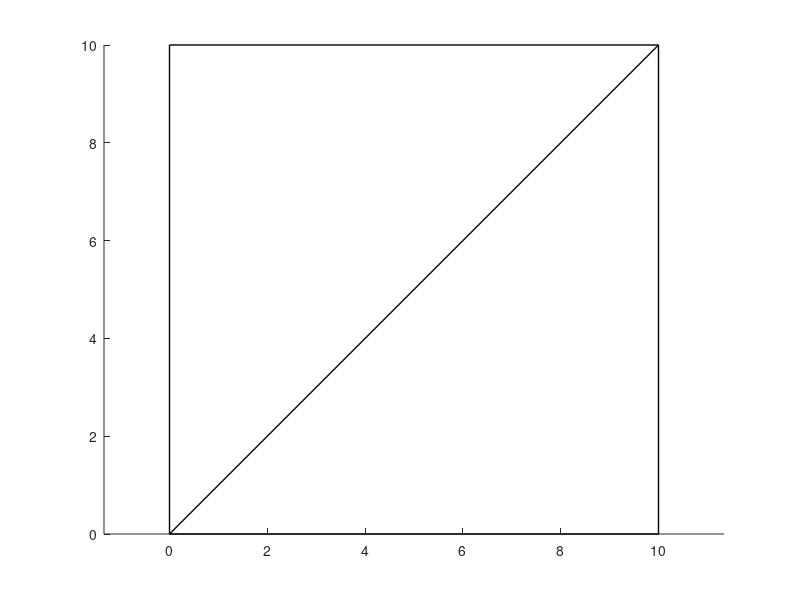

This figure's MATLAB source:
clc
clf
clear

% Introduccion de datos

% Seccion y modulo elastico

A = 1;
E = 1;

% Escalas

grafEstructura = 0;
grafDeformada = 0;
grafSolicitacion  =0;
grafCargaApoyo = 1;
escalaDef = 0.005;

% Nudos

nudos = [1 0 0;
    2 10 0;
    3 10 10;
    4 0 10];

% Elementos

elementos = [1 1 2 A E;
        2 1 3 A E;
        3 1 4 A E;
        4 3 4 A E;
        5 2 3 A E];

% Apoyos

apoyos = [2 1 0;
    3 1 1];

% Cargas

cargas = [4 2 -4;
          2 6 3];

% ===================================
% Inicio del programa
% ===================================

temp = size(elementos);
nroElem = temp(1);

% Longitudes y angulos

for i = 1:nroElem

    nudo1 = elementos(i, 2);
    nudo2 = elementos(i, 3);

    x1 = nudos(nudo1, 2);
    x2 = nudos(nudo2, 2);
    y1 = nudos(nudo1, 3);
    y2 = nudos(nudo2, 3);

    longitud = ((x2 - x1)^2 + (y2 - y1)^2)^0.5;
    longitudes(i) = longitud;

    angulo = acosd((x2 - x1) / longitud);

    if (y2 - y1) < 0
        angulo = -angulo;
    endif

    angulos(i) = angulo;
endfor

% Matriz de rigidez de elementos

for i = 1:nroElem

    alfa = angulos(i);
    cs = cosd(alfa);
    sn = sind(alfa);
    longitud = longitudes(i);

    kLocal(:, :, i) = E * A / longitud * [1 -1; -1 1];
    T = [cs sn 0 0; 0 0 cs sn];
    kGlobal(:, :, i) = T' * kLocal(:, :, i) * T;

endfor

% Grados de libertad

for i = 1:nroElem
    gdl(i, 1) = i;
    nudo1 = elementos(i, 2);
    nudo2 = elementos(i, 3);
    gdl(i, 2) = nudo1 * 2 - 1;
    gdl(i, 3) = nudo1 * 2;
    gdl(i, 4) = nudo2 * 2 - 1;
    gdl(i, 5) = nudo2 * 2;

endfor

% Matriz de rigidez de la estructura

temp = size(nudos);
nroNudos = temp(1);

kEstructura = zeros(nroNudos * 2, nroNudos * 2);

for i = 1:nroElem
    gdlBarra = gdl(i, 2:5);
    kEstructura(gdlBarra, gdlBarra) = kGlobal(:, :, i) + kEstructura(gdlBarra, gdlBarra);
endfor

% Apoyos de estructura

temp = size(apoyos);
nroApoyos = temp(1);

contador = 0;

for i = 1:nroApoyos

    if (apoyos(i, 2) == 1)
        contador = contador +1;
        nudoApoyado = apoyos(i, 1);
        gdlRestringidos(contador) = nudoApoyado * 2 - 1;
    endif

    if (apoyos(i, 3) == 1)
        contador = contador +1;
        nudoApoyado = apoyos(i, 1);
        gdlRestringidos(contador) = nudoApoyado * 2;
    endif

endfor

% Matriz de rigidez reducida

kReducida = kEstructura;

kReducida(gdlRestringidos, :) = [];
kReducida(:, gdlRestringidos) = [];

% Vector de cargas

F = zeros(nroNudos * 2, 1);

temp = size(cargas);
nroCargas = temp(1);

for i = 1:nroCargas
    nudoCargado = cargas(i, 1);
    Fx = cargas(i, 2);
    Fy = cargas(i, 3);

    F(nudoCargado * 2 - 1, 1) = Fx;
    F(nudoCargado * 2, 1) = Fy;
endfor

% Vector de cargas reducido

FReducido = F;
FReducido(gdlRestringidos, :) = [];

%% Resolucion del sistema de ecuaciones

UReducido = linsolve(kReducida, FReducido);

% GDL libres
gdlLibres = 1:1:nroNudos * 2;
gdlLibres(gdlRestringidos) = [];

% Completando el vector de desplazamiento

U = zeros(nroNudos * 2, 1);
U(gdlLibres) = UReducido;

% Calculando reacciones de la estructura

% [k][U]=[F]+[R]
% [R]=[k][U]-[F]

R = kEstructura * U - F;

% Calculando solitaciones de los elementos

for i=1:nroElem
  nudo1 = elementos(i, 2);
  nudo2 = elementos(i, 3);

  u1 = U(nudo1*2-1);
  u2 = U(nudo1*2);
  u3 = U(nudo2*2-1);
  u4 = U(nudo2*2);

   alfa = angulos(i);
   cs = cosd(alfa);
   sn = sind(alfa);
   longitud = longitudes(i);
   T = [cs sn 0 0; 0 0 cs sn];

   uLocal = T*[u1;u2;u3;u4];
   deltaU = uLocal(2)-uLocal(1);

    area=elementos(i,4);
    elastic=elementos(i,5);

    solicitacion(i)=elastic*area/longitud*deltaU;


endfor

% Ploteando

hold on

% Estructura sin deformar

if (grafEstructura == 1)
  for i = 1:nroElem
    nudo1 = elementos(i, 2);
    nudo2 = elementos(i, 3);

    x1 = nudos(nudo1, 2);
    x2 = nudos(nudo2, 2);
    y1 = nudos(nudo1, 3);
    y2 = nudos(nudo2, 3);

    plot([x1 x2], [y1 y2], "linewidth", 1, "color", "k")
  endfor
endif


for i = 1:nroNudos
    nudosDesplazados(i, 1) = nudos(i, 1);
    nudosDesplazados(i, 2) = nudos(i, 2) + U(i * 2 - 1,1) * escalaDef;
    nudosDesplazados(i, 3) = nudos(i, 3) + U(i * 2,1) * escalaDef;
endfor

% Estructura deformada

if (grafDeformada == 1)
for i = 1:nroElem
    nudo1 = elementos(i, 2);
    nudo2 = elementos(i, 3);

    x1 = nudosDesplazados(nudo1, 2);
    x2 = nudosDesplazados(nudo2, 2);
    y1 = nudosDesplazados(nudo1, 3);
    y2 = nudosDesplazados(nudo2, 3);

    plot([x1 x2], [y1 y2], "linewidth", 1, "color", "b")
endfor
endif

% Solicitaciones

if (grafSolicitacion == 1)
  maxSolic = max(solicitacion);
  minSolic = min(solicitacion);

  for i = 1:nroElem
    nudo1 = elementos(i, 2);
    nudo2 = elementos(i, 3);

    x1 = nudos(nudo1, 2);
    x2 = nudos(nudo2, 2);
    y1 = nudos(nudo1, 3);
    y2 = nudos(nudo2, 3);

    xc = (x1+x2)/2;
    yc = (y1+y2)/2;
    texto = num2str(solicitacion(i));



    if (solicitacion(i) >= 0)
intensidad = abs(solicitacion(i)/maxSolic);
    text(xc,yc,texto,"color", [0 intensidad 0]);
  else
    intensidad = abs(solicitacion(i)/minSolic);
    text(xc,yc,texto,"color", [intensidad 0 0]);
    endif


    plot([x1 x2], [y1 y2], "linewidth", 1, "color", [.5 .5 .5])
  endfor
endif

% Grafica de cargas y apoyos

escalaCarga = 1

if (grafCargaApoyo == 1)

  for i = 1:nroElem
    nudo1 = elementos(i, 2);
    nudo2 = elementos(i, 3);

    x1 = nudos(nudo1, 2);
    x2 = nudos(nudo2, 2);
    y1 = nudos(nudo1, 3);
    y2 = nudos(nudo2, 3);

    plot([x1 x2], [y1 y2], "linewidth", 1, "color", "k")
  endfor

  for i = 1:nroCargas;
    nudo = cargas(i,1);
    cargaX = cargas(i,2);
    cargaY = cargas(i,3);
    x = nudos(nudo,2);
    y = nudos(nudo,3);

    cargaXPlot = cargaX/escalaCarga;
    cargaYPlot = cargaY/escalaCarga;

  endfor

endif

axis equal

